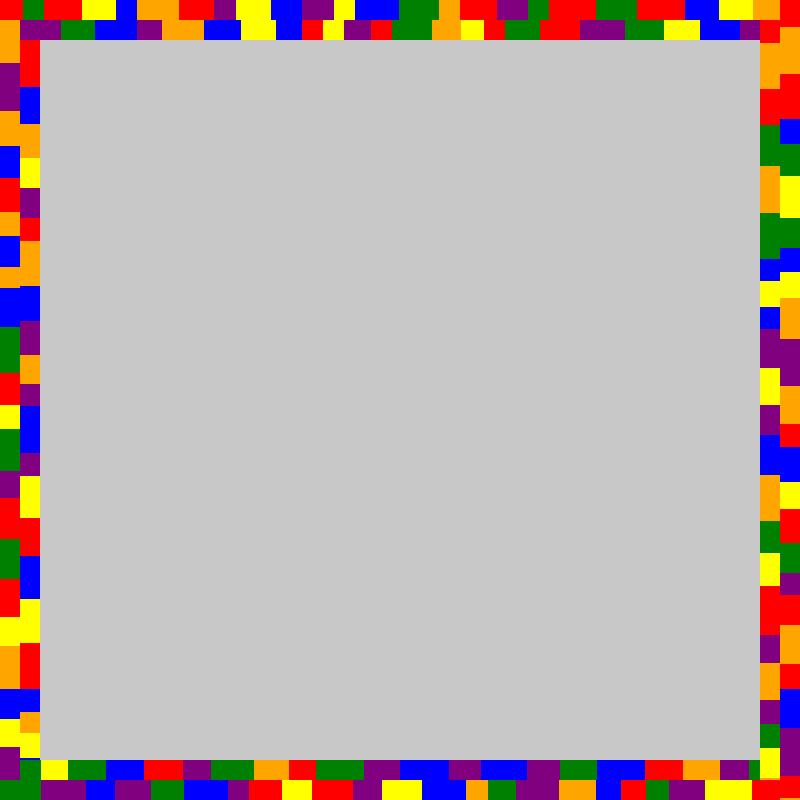
Frame 1 (no input)
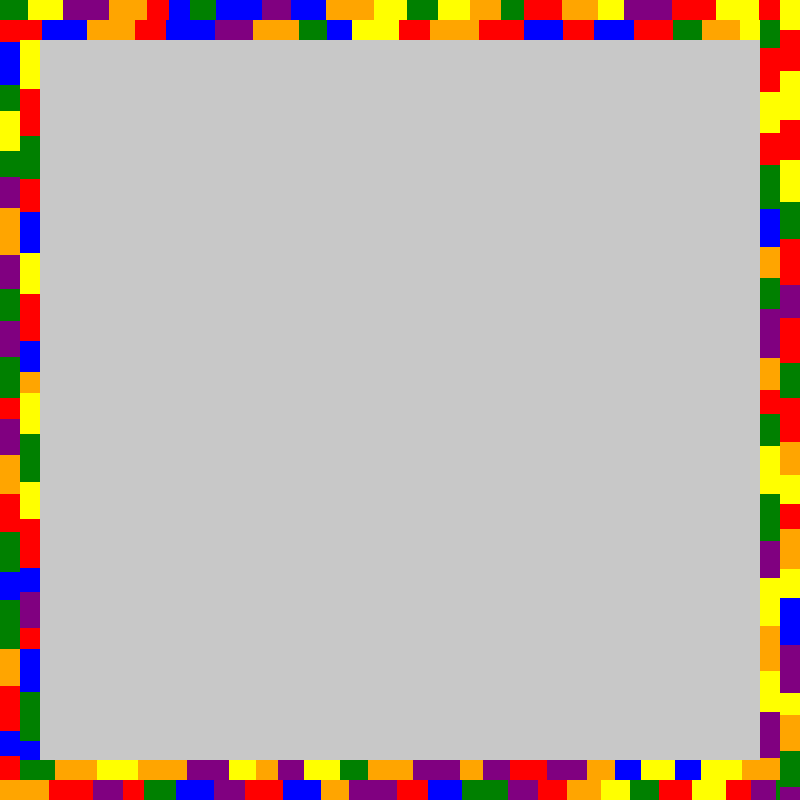
Frame 2 (the mouse pressed at the canvas centre, redrawn once)

The p5.js sketch that drew these frames (run headless with seeded random() and noise() and a simulated clock; the mouse was pressed at the canvas centre and the sketch redrawn once):

// p5.js sketch
// ── sketch.js
let initialLength = 50;
const rectWidth = 20;
const colors = ["red", "yellow", "orange", "blue", "green", "purple"];

//TODO: Think of a better way around this
let currentColor = "red";
let previousColor = "yellow";

function setup() {
  createCanvas(800, 800);
  background(200);
}

function draw() {
  let i = 0;
  while (i < 2) {
    recursiveDrawHorizontal(rectWidth * i, rectWidth * i);
    recursiveDrawHorizontal(rectWidth * i, height - (i + 1) * rectWidth);
    recursiveDrawVertical(rectWidth * i, rectWidth * (i + 1));
    recursiveDrawVertical(width - rectWidth * (i + 1), rectWidth * i);
    i++;
  }
  noLoop();
}

function recursiveDrawHorizontal(posX, posY) {
  let randLth;
  let initalPosX = posX;
  while (posX < width - initalPosX) {
    randLth = randomLength(initialLength, rectWidth);

    // Ensures the width is exactly as intended for
    if (posX + randLth > width - initalPosX) {
      randLth = width - initalPosX - posX;
    }

    recursiveFirstRow(posX, posY, randLth, rectWidth);
    posX += randLth;
  }
}

function recursiveDrawVertical(posX, posY) {
  let randLth;
  let initalPosY = posY;
  while (posY < height - initalPosY) {
    randLth = randomLength(initialLength, rectWidth);

    // Ensures the width is exactly as intended for
    if (posY + randLth > height - initalPosY) {
      randLth = height - initalPosY - posY;
    }

    recursiveFirstRow(posX, posY, rectWidth, randLth);
    posY += randLth;
  }
}

// TODO: Renamin function
function recursiveFirstRow(posX, posY, length, width) {
  while (previousColor === currentColor) {
    currentColor = colors[Math.floor(Math.random() * colors.length)];
  }

  fill(currentColor);
  previousColor = currentColor;
  noStroke();
  rect(posX, posY, length, width);
}

function randomLength(min, max) {
  let numberGenerated = Math.floor(Math.random() * (max - min + 1)) + min;
  console.log("Generated number", numberGenerated);
  return numberGenerated;
}

// ── style.css
html,
body {
  margin: 0;
  padding: 0;
}
canvas {
  display: block;
  padding: 5%;
}

// ── wallDrawing391.js
let borderWeight = 20;
let spaceBetweenLines = borderWeight * 5;

function setup() {
  createCanvas(800, 800);
  stroke(0);
}

function draw() {
  //Borders
  noFill();
  strokeWeight(borderWeight);
  square(0, 0, width);

  strokeWeight(borderWeight / 2);
  line(0, height / 2, width, height / 2);
  line(width / 2, 0, width / 2, height);

  // Top
  let spaceLeft = width / 2 - borderWeight;
  let numberOfLines = spaceLeft / spaceBetweenLines;

  // Top Left
  for (let xPos = 1; xPos < ceil(numberOfLines); xPos++) {
    line(xPos * spaceBetweenLines, 0, xPos * spaceBetweenLines, height / 2);
  }

  //Top Right
  for (let yPos = 1; yPos < ceil(numberOfLines); yPos++) {
    line(width / 2, yPos * spaceBetweenLines, width, yPos * spaceBetweenLines);
  }

  //Bottom
  for (let diagLeft = 1; diagLeft < ceil(numberOfLines) + 1; diagLeft++) {
    let xShift = diagLeft * spaceBetweenLines;
    line(0, height / 2 + xShift, xShift, height / 2);
    line(xShift, height, width / 2, height / 2 + xShift);
  }

  for (let diagRight = 1; diagRight < ceil(numberOfLines) + 1; diagRight++) {
    let xShift = diagRight * spaceBetweenLines;
    line(width - xShift, height / 2, width, height / 2 + xShift);
    line(width / 2, height / 2 + xShift, width - xShift, height);
  }
}
